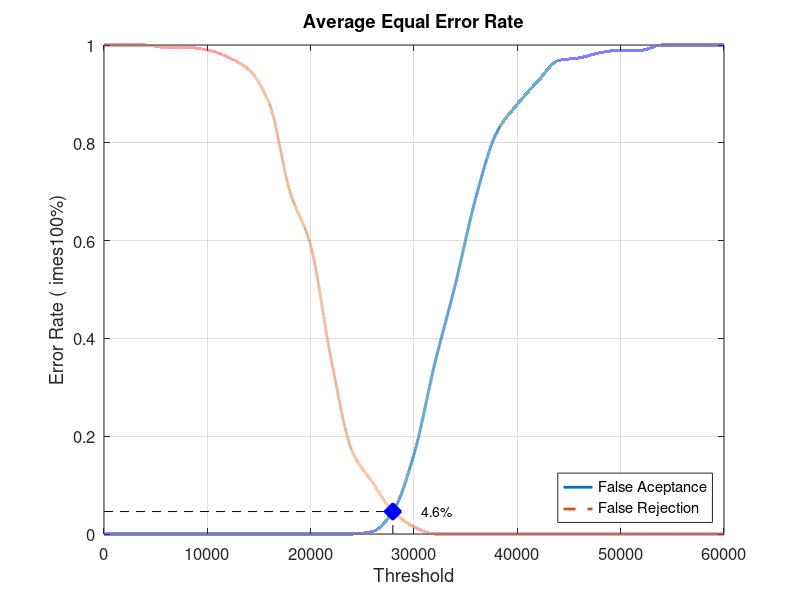
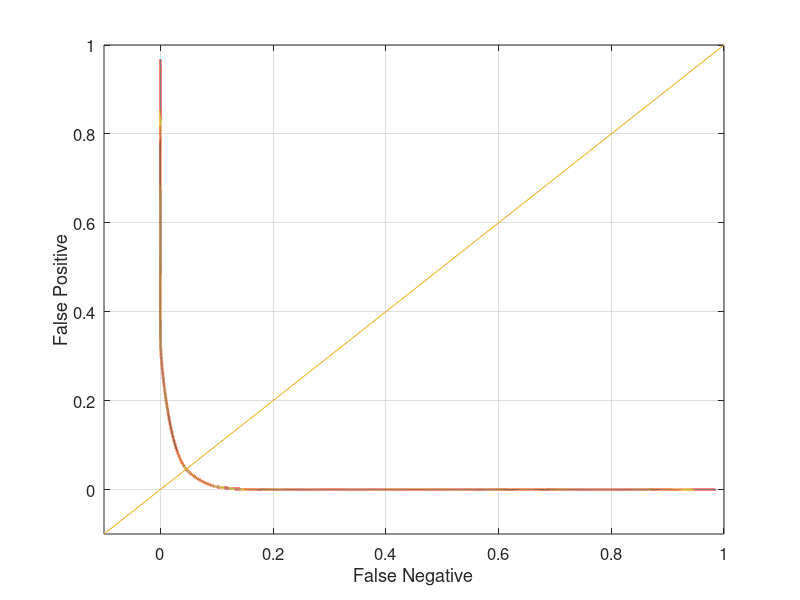

The MATLAB source for these figures, in order:
close all;
clear;
clc;
x = 0:2000:60000;
xq = 0:0.5:60000;

y0 = [0 0 0 0 0 0 0 0 0 0 0 0 0 0.00526316 0.0473684 0.163158 0.347368 0.510526 0.689474 0.821053 0.878947 0.926316 0.968421 0.973684 0.984211 0.989474 0.989474 1 1 1 1]
yy0 = interp1(x, y0, xq, 'pchip');
y1 = [1 1 1 0.995 0.995 0.99 0.975 0.95 0.88 0.7 0.59 0.355 0.17 0.105 0.045 0.015 0 0 0 0 0 0 0 0 0 0 0 0 0 0 0]
yy1 = interp1(x, y1, xq, 'pchip');

% Calculating EER: 
y2 = abs(y0 - y1);
find(y2 == min(y2))
yy2 = abs(yy0 - yy1);
xEER = find(yy2 == min(yy2));
xEERIndex = xq(xEER) % X-axis EER
yEER = yy0(xEER) % Y-axis EER

main = figure
plot(xq, yy0,'-','LineWidth', 2);	hold on
plot(xq, yy1,'--','LineWidth', 2);	hold on
plot([xEERIndex xEERIndex], [0 yEER], 'k--');	hold on
plot([0 xEERIndex], [yEER yEER], 'k--');	hold on
plot(xEERIndex, yEER, 'bx', 'LineWidth', 10);	hold on
text(xEERIndex + 10 * xEERIndex / 100, yEER, [num2str(round((10000 * yEER)) / 100) '%'])
legend('False Aceptance', 'False Rejection', 'Location', 'SouthEast')
xlabel('Threshold')
ylabel('Error Rate (	imes100%)')
title('Average Equal Error Rate')
set(gca, 'FontSize', 12)
axis([0 60000 0 1])
grid on

print(main, 'Database3_3Main', '-dpng');
FNRxFPR = figure('Color', [1 1 1]);
plot(yy1, yy0, '-', yy1, yy0, 'LineWidth', 2);
hold on
y = -0.1:0.1:1
plot(y, y); 
set(gca, 'FontSize', 12)
xlabel('False Negative')
ylabel('False Positive')
axis([-0.1 1 -0.1 1])
set(gca, 'FontSize', 12)
grid on

print(FNRxFPR, 'Database3_3FNRxFPR','-dpng');
